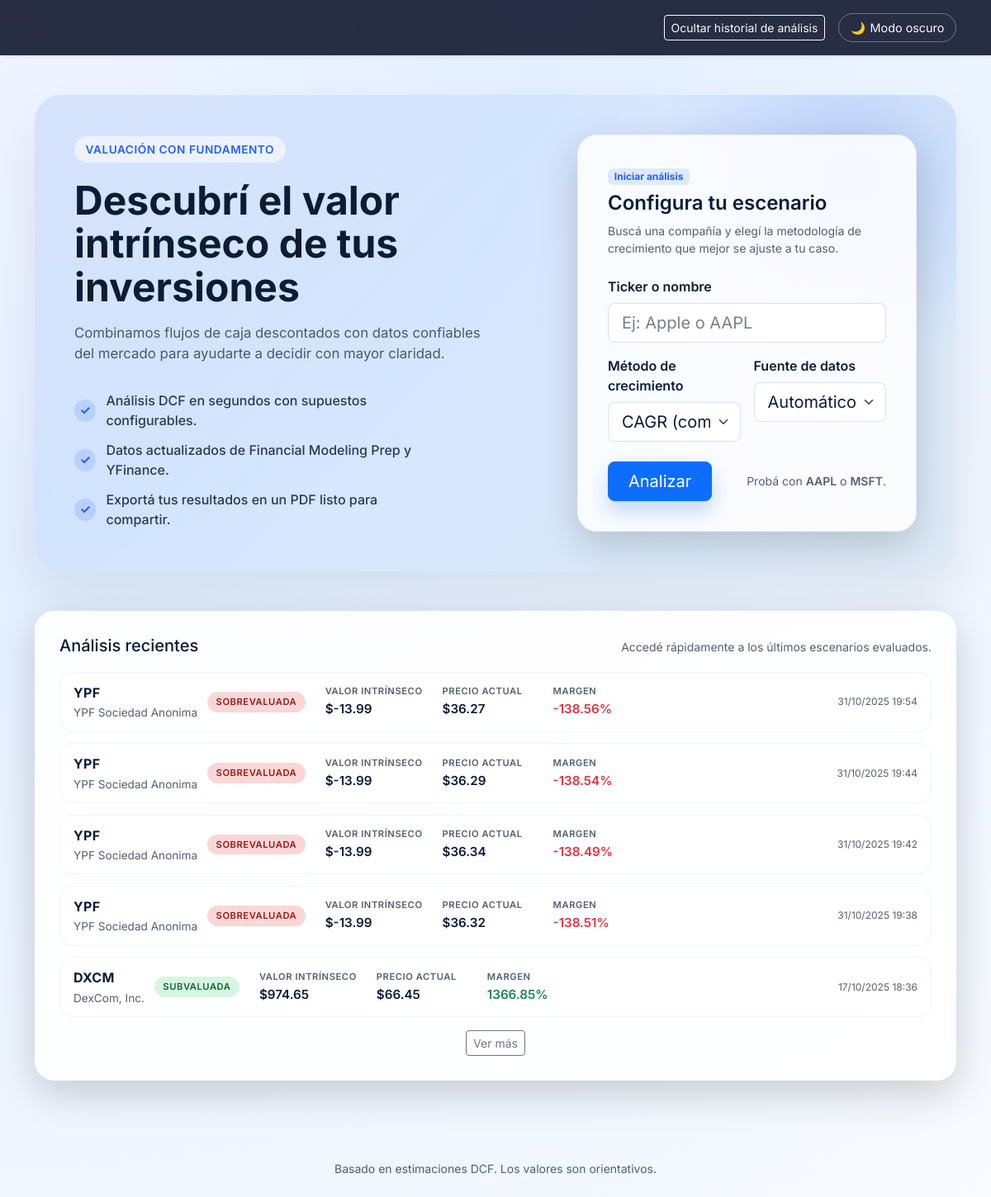
Before: / with the older database file.
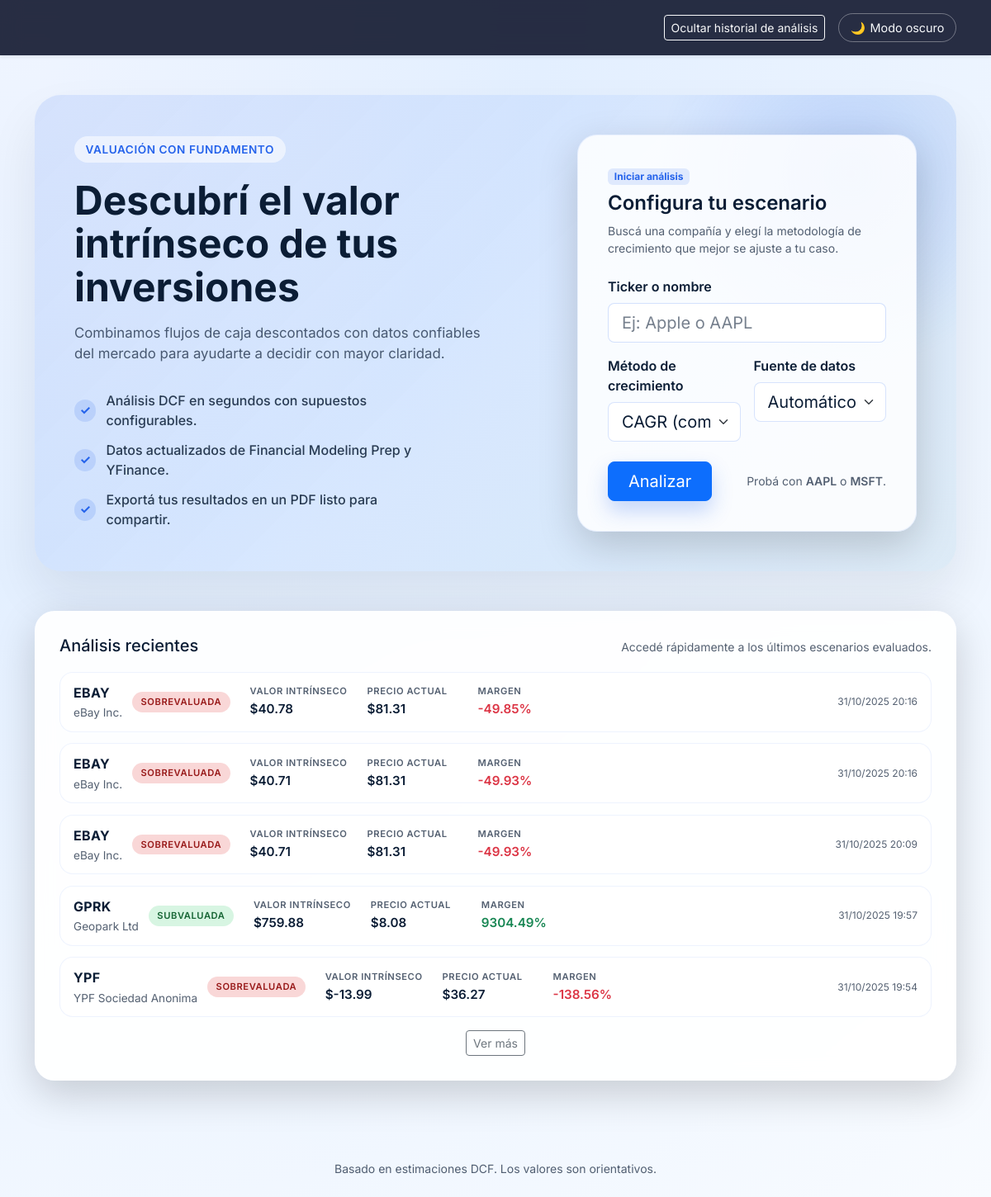
After: the same page with the newer database file.
### dcf_app/models.py (models this page shows, shortened)
class AnalysisRecord(models.Model):
    METODO_CAGR = "1"
    METODO_PROMEDIO = "2"
    METODO_CHOICES = [
        (METODO_CAGR, "CAGR (compuesto)"),
        (METODO_PROMEDIO, "Promedio año a año"),
    ]
    ticker = models.CharField(max_length=16)
    company_name = models.CharField(max_length=255)
    company_exchange = models.CharField(max_length=64, blank=True)
    sector = models.CharField(max_length=128, blank=True)
    metodo = models.CharField(max_length=2, choices=METODO_CHOICES)
    fuente_solicitada = models.CharField(max_length=16, blank=True)
    fuente_utilizada = models.CharField(max_length=16, blank=True)
    valor_intrinseco = models.DecimalField(max_digits=14, decimal_places=4, null=True, blank=True)
    precio_actual = models.DecimalField(max_digits=14, decimal_places=4, null=True, blank=True)
    diferencia_pct = models.DecimalField(max_digits=9, decimal_places=4, null=True, blank=True)
    estado = models.CharField(max_length=32, blank=True)
    created_at = models.DateTimeField(auto_now_add=True)
    class Meta:
        ordering = ("-created_at",)
        indexes = [
            models.Index(fields=("ticker", "created_at")),
        ]
    @property
    def fuente_display(self) -> str:
        etiquetas = {
            "fmp": "Financial Modeling Prep",
            "yfinance": "YFinance",
            "auto": "Automático",
        }
        return etiquetas.get(self.fuente_utilizada or "", self.fuente_utilizada or "N/D")

### dcf_app/views.py (the view, shortened to what this page needs)
# urls.py: path('', dcf_view, name='home'),
def dcf_view(request):
    resultado = None
    error = None
    ticker = ""
    metodo = _normalize_metodo(request.GET.get("metodo"))
    fuente = _normalize_fuente(request.GET.get("fuente"))
    valor_busqueda = request.GET.get("company_query", "").strip()
    company_name = request.GET.get("company_name", "").strip()
    company_exchange = request.GET.get("company_exchange", "").strip()
    def _parse_page(value: str | None, default: int = 1) -> int:
        if value is None:
            return default
    page_number = _parse_page(request.GET.get("page"))
    ticker = request.GET.get("ticker", "").strip().upper()
    chart_data = _build_chart_data(resultado)
    if isinstance(resultado, dict):
        raw_news = resultado.get("noticias") or []
    else:
        raw_news = getattr(resultado, "noticias", []) or []
    try:
        news_list: list[dict[str, Any]] = list(raw_news)
    except TypeError:
        news_list = []
    news_total = len(news_list)
    total_pages = max(1, (news_total + NEWS_PAGE_SIZE - 1) // NEWS_PAGE_SIZE) if news_total else 1
    if page_number > total_pages:
        page_number = total_pages
    if page_number < 1:
        page_number = 1
    base_query = request.GET.copy()
    if "page" in base_query:
        del base_query["page"]
    base_query_string = base_query.urlencode()
    news_payload = [_serialize_news_item(item) for item in news_list]
    recent_records_queryset = AnalysisRecord.objects.all()
    recent_records = list(recent_records_queryset[:RECENT_HISTORY_FETCH_LIMIT])
    context = {
        "resultado": resultado,
        "error": error,
        "ticker": ticker,
        "metodo": metodo,
        "fuente": fuente,
        "search_value": valor_busqueda or ticker,
        "company_name": company_name,
        "company_exchange": company_exchange,
        "chart_data": chart_data,
        "news_data": news_payload,
        "news_total": news_total,
        "news_page_size": NEWS_PAGE_SIZE,
        "news_initial_page": page_number,
        "news_base_query": base_query_string,
        "news_config": {
            "page_size": NEWS_PAGE_SIZE,
            "initial_page": page_number,
            "base_query": base_query_string,
        },
        "recent_records": recent_records,
        "recent_records_limit": RECENT_HISTORY_VISIBLE_LIMIT,
    }
    return render(request, "dcf_app/index.html", context)

### dcf_app/templates/dcf_app/index.html (shortened to what this page needs)
{% extends "dcf_app/base.html" %}
{% block nav_actions %}
{% if recent_records %}
<button type="button" class="btn btn-outline-light btn-sm" data-recent-toggle data-open-label="Ocultar historial de análisis" data-closed-label="Historial de análisis" aria-expanded="false">
</button>
{% endif %}
{% endblock %}
{% block content %}
<section class="hero-section">
    <div class="row align-items-center g-4">
        <div class="col-lg-6">
            <span class="hero-eyebrow">Valuación con fundamento</span>
            {% if resultado %}
            <h1 class="hero-title">Análisis de {{ resultado.nombre }}{% if ticker %} ({{ ticker }}){% endif %}</h1>
            <p class="hero-subtitle">Repasá el valor intrínseco estimado, comparalo con el precio actual y validá los supuestos utilizados.</p>
            <div class="hero-summary d-flex flex-wrap gap-3">
                <div class="feature-pill">
                    <span class="feature-label">Precio actual</span>
                    <span class="feature-value">{% with precio=resultado.precio_actual %}{% if precio is not None %}${{ precio|floatformat:2 }}{% else %}N/D{% endif %}{% endwith %}</span>
                </div>
                <div class="feature-pill">
                    <span class="feature-label">Valor intrínseco</span>
                    <span class="feature-value">{% with valor=resultado.valor_intrinseco %}{% if valor is not None %}${{ valor|floatformat:2 }}{% else %}N/D{% endif %}{% endwith %}</span>
                </div>
                <div class="feature-pill">
                    <span class="feature-label">Margen estimado</span>
                    <span class="feature-value">{% with diff=resultado.diferencia_pct %}{% if diff is not None %}{{ diff|floatformat:2 }}%{% else %}N/D{% endif %}{% endwith %}</span>
                </div>
            </div>
            {% else %}
            <h1 class="hero-title">Descubrí el valor intrínseco de tus inversiones</h1>
            <p class="hero-subtitle">Combinamos flujos de caja descontados con datos confiables del mercado para ayudarte a decidir con mayor claridad.</p>
            <ul class="hero-list">
                <li><span class="hero-check">&#10003;</span><span>Análisis DCF en segundos con supuestos configurables.</span></li>
                <li><span class="hero-check">&#10003;</span><span>Datos actualizados de Financial Modeling Prep y YFinance.</span></li>
                <li><span class="hero-check">&#10003;</span><span>Exportá tus resultados en un PDF listo para compartir.</span></li>
            </ul>
            {% endif %}
        </div>
        <div class="col-lg-5 ms-lg-auto">
            <div class="form-card shadow-lg{% if resultado %} d-none{% endif %}" id="analysis-form-card">
                <span class="badge bg-primary-subtle text-primary-emphasis mb-2">Iniciar análisis</span>
                <h2 class="h4 mb-2">Configura tu escenario</h2>
                <p class="text-muted small mb-4">Buscá una compañía y elegí la metodología de crecimiento que mejor se ajuste a tu caso.</p>
                <form method="post" class="row g-3">
                    <div class="col-12">
                        <label for="company-query" class="form-label fw-semibold">Ticker o nombre</label>
                        <div class="ticker-search-wrapper">
                            <input type="text" name="company_query" id="company-query" class="form-control form-control-lg" value="{{ search_value }}" placeholder="Ej: Apple o AAPL" autocomplete="off" data-search-url="{% url 'company_search' %}">
                        </div>
                    </div>
                    <div class="col-md-6">
                        <label for="metodo" class="form-label fw-semibold">Método de crecimiento</label>
                        <select name="metodo" id="metodo" class="form-select form-select-lg">
                            <option value="1" {% if metodo == "1" %}selected{% endif %}>CAGR (compuesto)</option>
                        </select>
                    </div>
                    <div class="col-md-6">
                        <label for="fuente" class="form-label fw-semibold">Fuente de datos</label>
                        <select name="fuente" id="fuente" class="form-select form-select-lg">
                            <option value="auto" {% if fuente == "auto" %}selected{% endif %}>Automático (prioriza FMP y usa Yfinance si falta)</option>
                        </select>
                    </div>
                    <div class="col-12 d-flex flex-wrap gap-3 align-items-center justify-content-between pt-2">
                        <button type="submit" class="btn btn-primary btn-lg px-4">Analizar</button>
                        <span class="text-muted small">Probá con <span class="fw-semibold">AAPL</span> o <span class="fw-semibold">MSFT</span>.</span>
                    </div>
                </form>
            </div>
        </div>
    </div>
</section>
{% if recent_records %}
<section class="recent-section{% if resultado %} d-none{% endif %}" data-recent-container>
    <div class="card soft-card shadow-lg border-0">
        <div class="card-body">
            <div class="section-header">
                <h2 class="h5 mb-0">Análisis recientes</h2>
                <p class="text-muted small mb-0">Accedé rápidamente a los últimos escenarios evaluados.</p>
            </div>
            <ul class="recent-history-list" data-recent-history data-limit="{{ recent_records_limit }}">
                {% for record in recent_records %}
                {% with estado_slug=record.estado|default:''|slugify %}
                <li class="recent-history-item{% if forloop.counter > recent_records_limit %} d-none{% endif %}" data-history-item>
                    <button type="button" class="recent-chip" data-history-open aria-label="Ver detalle del análisis de {{ record.ticker }}">
                        <div class="recent-chip-group">
                            <span class="recent-chip-symbol">{{ record.ticker }}</span>
                            {% if record.company_name %}
                            <span class="recent-chip-company">{{ record.company_name }}</span>
                            {% endif %}
                        </div>
                        <div class="recent-chip-metrics">
                            {% if record.estado %}
                            <span class="recent-chip-status recent-chip-status--{{ estado_slug }}">{{ record.estado|title }}</span>
                            {% else %}
                            <span class="recent-chip-status recent-chip-status--razonable">Sin determinar</span>
                            {% endif %}
                            <div class="recent-chip-value">
                                <span class="recent-chip-value-label">Valor intrínseco</span>
                                <span class="recent-chip-value-amount">
                                    {% if record.valor_intrinseco is not None %}${{ record.valor_intrinseco|floatformat:2 }}{% else %}N/D{% endif %}
                                </span>
                            </div>
                            <div class="recent-chip-value">
                                <span class="recent-chip-value-label">Precio actual</span>
                                <span class="recent-chip-value-amount">
                                    {% if record.precio_actual is not None %}${{ record.precio_actual|floatformat:2 }}{% else %}N/D{% endif %}
                                </span>
                            </div>
                            {% with diff=record.diferencia_pct %}
                                {% if diff is not None %}
                                <div class="recent-chip-value">
                                    <span class="recent-chip-value-label">Margen</span>
                                    <span class="recent-chip-value-amount {% if diff > 0 %}text-success{% elif diff < 0 %}text-danger{% else %}text-muted{% endif %}">
                                        {{ diff|floatformat:2 }}%
                                    </span>
                                </div>
                                {% endif %}
                            {% endwith %}
                        </div>
                        <span class="recent-chip-date">{{ record.created_at|date:"d/m/Y H:i" }}</span>
                    </button>
                </li>
                {% endwith %}
                {% endfor %}
            </ul>
            {% if recent_records|length > recent_records_limit %}
            <div class="text-center mt-3">
                <button type="button" class="btn btn-outline-secondary btn-sm" data-show-history>Ver más</button>
            </div>
            {% endif %}
        </div>
    </div>
</section>
{% endif %}
{% endblock %}

### dcf_app/templates/dcf_app/base.html (shortened to what this page needs)
<!DOCTYPE html>
<html lang="es">
<head>
    <link rel="stylesheet" href="https://cdn.jsdelivr.net/npm/bootstrap@5.3.2/dist/css/bootstrap.min.css">
</head>
<body>
    <nav class="navbar navbar-dark glass-nav shadow-sm py-3">
        <div class="container d-flex justify-content-end align-items-center gap-3 flex-wrap">
            {% block nav_actions %}{% endblock %}
            <button type="button" class="theme-toggle-btn" id="theme-toggle" aria-label="Cambiar tema">
                <span id="theme-toggle-icon" aria-hidden="true">🌙</span>
                <span id="theme-toggle-text">Modo oscuro</span>
            </button>
        </div>
    </nav>
    <main class="container py-5">
        {% block content %}{% endblock %}
    </main>
    <footer class="text-center text-muted pb-4 small">
        Basado en estimaciones DCF. Los valores son orientativos.
    </footer>
</body>
</html>

Changed rows visible on the page:
no longer on this page (row unchanged): AnalysisRecord: ticker "YPF", company_name "YPF Sociedad Anonima", estado "SOBREVALUADA", valor_intrinseco "-13.99", precio_actual "36.29", diferencia_pct "-138.54", created_at "31/10/2025 19:44"
no longer on this page (row unchanged): AnalysisRecord: ticker "YPF", company_name "YPF Sociedad Anonima", estado "SOBREVALUADA", valor_intrinseco "-13.99", precio_actual "36.34", diferencia_pct "-138.49", created_at "31/10/2025 19:42"
no longer on this page (row unchanged): AnalysisRecord: ticker "YPF", company_name "YPF Sociedad Anonima", estado "SOBREVALUADA", valor_intrinseco "-13.99", precio_actual "36.32", diferencia_pct "-138.51", created_at "31/10/2025 19:38"
no longer on this page (row unchanged): AnalysisRecord: ticker "DXCM", company_name "DexCom, Inc.", estado "SUBVALUADA", valor_intrinseco "974.65", precio_actual "66.45", diferencia_pct "1366.85", created_at "17/10/2025 18:36"
added AnalysisRecord: ticker "EBAY", company_name "eBay Inc.", estado "SOBREVALUADA", valor_intrinseco "40.78", precio_actual "81.31", diferencia_pct "-49.85", created_at "31/10/2025 20:16"
added AnalysisRecord: ticker "EBAY", company_name "eBay Inc.", estado "SOBREVALUADA", valor_intrinseco "40.71", precio_actual "81.31", diferencia_pct "-49.93", created_at "31/10/2025 20:16"
added AnalysisRecord: ticker "EBAY", company_name "eBay Inc.", estado "SOBREVALUADA", valor_intrinseco "40.71", precio_actual "81.31", diferencia_pct "-49.93", created_at "31/10/2025 20:09"
added AnalysisRecord: ticker "GPRK", company_name "Geopark Ltd", estado "SUBVALUADA", valor_intrinseco "759.88", precio_actual "8.08", diferencia_pct "9304.49", created_at "31/10/2025 19:57"
